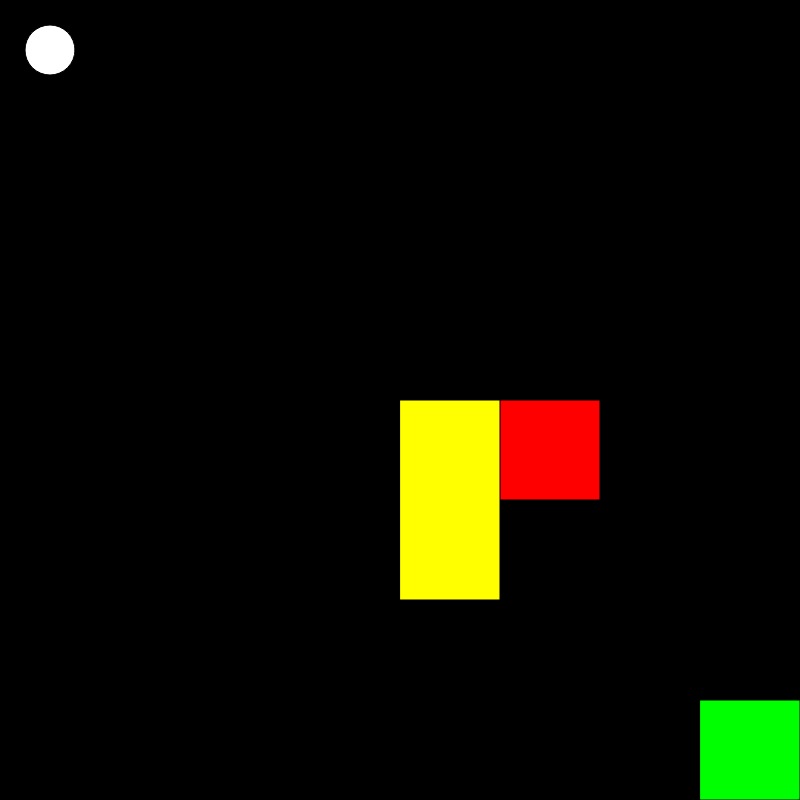
Frame 1 (no input)
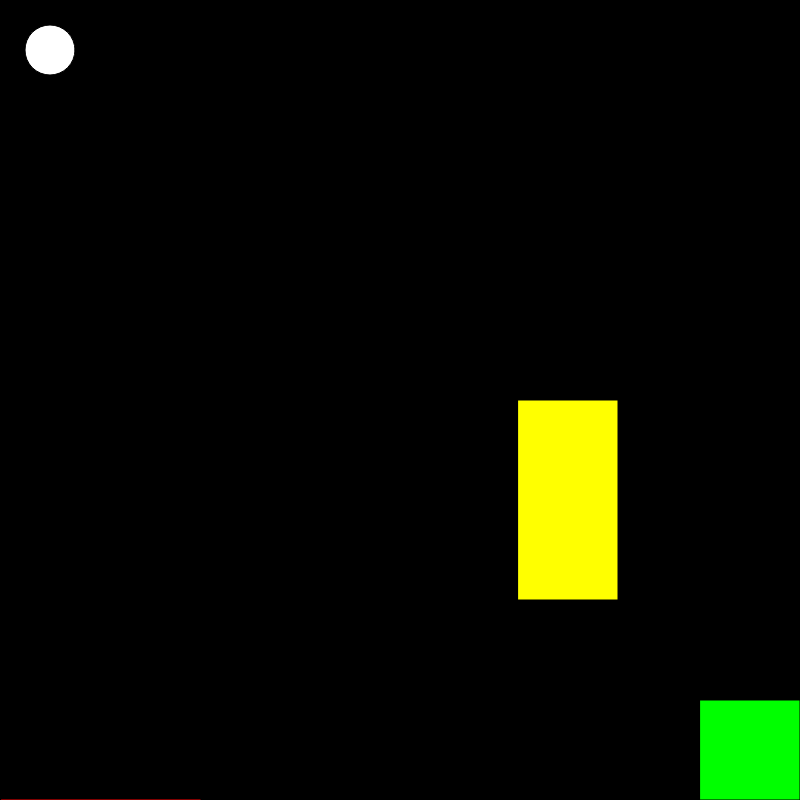
Frame 60 (no input)
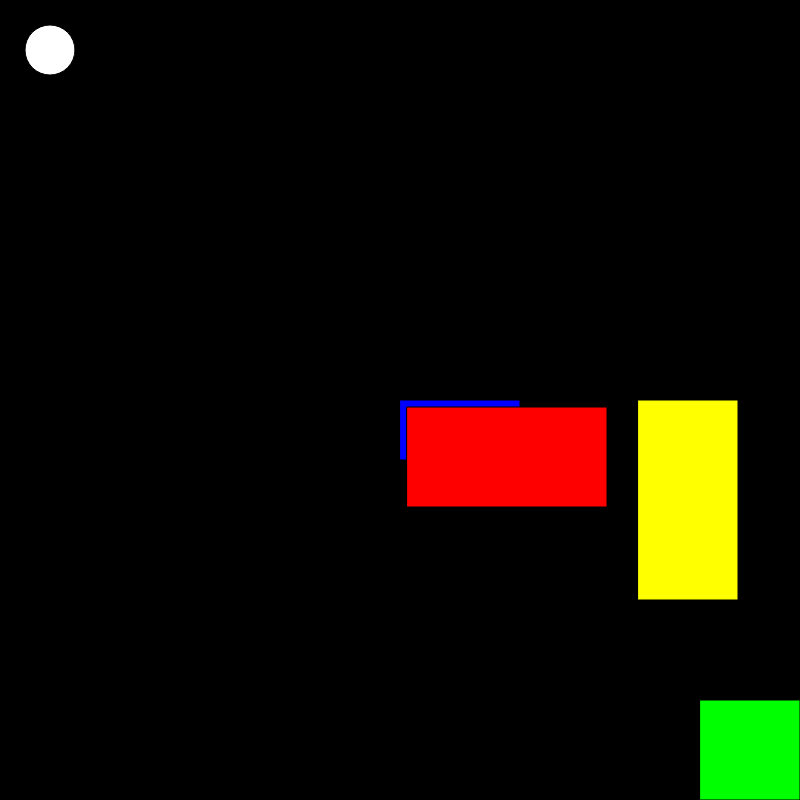
Frame 120 (the mouse pressed at the canvas centre since frame 60)

The p5.js sketch that drew these frames (run headless with seeded random() and noise() and a simulated clock; from frame 60 on, the mouse is pressed at the canvas centre):

// p5.js sketch
// ── sketch.js
var x = 50
var y = 50
var w = 87;
var a = 65;
var s = 83;
var d = 68;
var obstacle;
var obstacle1x = 400;
var obstacle1y = 400;
var obstacle2x = 400;
var obstacle2y = 400;
function setup()
{
  createCanvas(800,800);
  movement = floor(random() * 10);
  movement2 = floor(random() * 10);
}
function draw()
{
  background(0,0,0)
  Player();
  Control();
  WinC();
  obstacleplace();
  obstaclecreation();
  obstaclexmovement();
  obstacleymovement();
}
function Player()
{
  fill(255,255,255)
  circle(x,y,50);
  
}
function Control()
{
   if (keyIsDown(d))
    {
      x+=5;
    }
  else
    {
    if (keyIsDown(a))
      {
        x-=5;
      }
  else
    {
    if (keyIsDown(s))
      {
        y+=5;
      }
  else
    {
    if (keyIsDown(w))
      {
        y-=5;
      }
}
}
}
}
function WinC()
{
  fill(0,255,0);
  square(700,700,100);
    if (x > 700 && x < 800 && y > 700 && y < 800)
  {
    textSize(32);
    fill(255);
    text("YOU WIN THE GAME!", 80, 80)
  }
}
function mousePressed()
{
  obstacle = {
    x: mouseX,
    y: mouseY,
    w: 120,
    h: 60,
    }
}
function obstacleplace()
{
  if (obstacle)
  {
  fill(0,0,255)
  rect(obstacle.x, obstacle.y, obstacle.w, obstacle.h);
  }
}
function obstaclecreation()
{
  fill(255,0,0);
  rect(obstacle1x,obstacle1y,200,100)
  fill(255,255,0);
  rect(obstacle2x,obstacle2y,100,200)
}
function obstaclexmovement()
{
    obstacle1x += movement;
  if(obstacle1x >= 800 || obstacle1x <= 0)
    {
      obstacle1x=1;
      movement *= -1;
    }

    obstacle1y += movement;
    if(obstacle1y >= 800 || obstacle1y <= 0)
    {
      obstacle1y=1;
      movement *= -1;
    }
}
function obstacleymovement()
{
    obstacle2x+= movement2;
  if(obstacle2x >= 800 || obstacle2x <= 0)
    {
      obstacle2x=1;
      movement2 *= -1;
    }
    if(obstacle2y >= 800 || obstacle2y <= 0)
    {
      obstacle2y=1;
      movement2 *= -1;
    }
}
